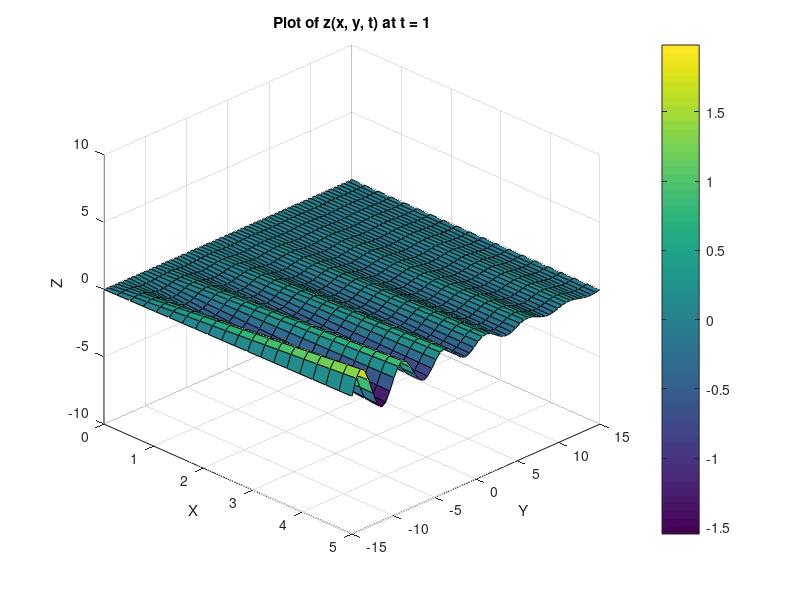

Write MATLAB code to recreate this figure.
clear all; clc; clf;

% Define the parameters
beta = 0.1;
C = 0.1;
alpha = 1;
k = 1.25;

% Define the ranges for x, y
x = linspace(0, 5, 20);
y = linspace(-15, 15, 60);

% Create a meshgrid for x and y
[X, Y] = meshgrid(x, y);

% Define time values
t_values = linspace(0, 1, 10);  % 10 time steps from 0 to 1

figure (1);

for t = t_values
    % Calculate the z values for current t
    Z = exp(-beta * Y) .* C .* sin(-2 * pi * alpha * t + k * Y) .* X;

    % Create a 3D plot
    surf(X, Y, Z);

    % Set labels
    xlabel('X');
    ylabel('Y');
    zlabel('Z');
    title(['Plot of z(x, y, t) at t = ', num2str(t)]);

    % Add color bar for reference
    colorbar;

    % Set view angle for better visualization
    view(45, 30);

    xlim([0 5])
    ylim([-15 15])
    zlim([-10 10])
    
    % Pause to create an animation effect
    pause(0.5);
end